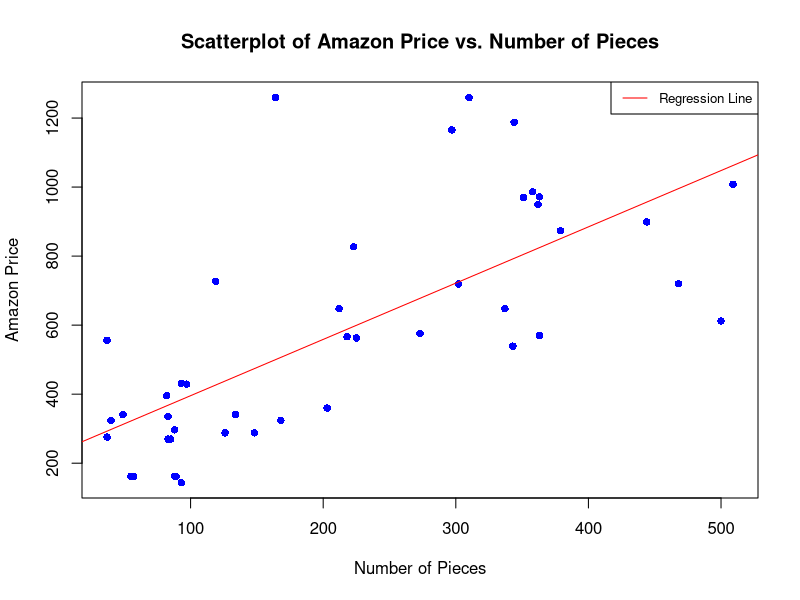

Recreate this plot in R.
########################
# Assignment 5
# Name and surname: Tiyiso Hlungwani
# Student number: u********
########################

# Import the data
lego <- read.csv("lego_sample.csv")

# Question 1

Q1 <- cor(lego$Amazon_Price, lego$Pieces)

# Question 2

model <- lm(Amazon_Price ~ Pieces, data = lego)
Q2a <- coef(model)
Q2b <- predict(model, newdata = data.frame(Pieces = 350))
Q2c <- summary(model)$r.squared * 100

# Question 3

plot(lego$Pieces, lego$Amazon_Price, main = "Scatterplot of Amazon Price vs. Number of Pieces",
     xlab = "Number of Pieces", ylab = "Amazon Price", pch = 16, col = "blue")

abline(model, col = "red")
legend("topright", legend = c("Regression Line"), col = c("red"), lty = 1, cex = 0.8)

# Question 4

Q4 <- resid(model)

# Question 5

# Fit the linear regression model
model <- lm(Amazon_Price ~ Pieces, data = lego)

# Extract the coefficient for the 'Pieces' variable
beta_pieces <- coef(model)["Pieces"]

# Calculate the standard error of the coefficient
se_beta_pieces <- summary(model)$coefficients["Pieces", "Std. Error"]

# Define the number of additional pieces (1 in this case)
additional_pieces <- 1

# Calculate the t-statistic
t_statistic <- (beta_pieces) / se_beta_pieces

# Calculate the p-value
p_value <- 2 * pt(-abs(t_statistic), df = length(lego$Pieces) - 2)

# Save the point estimate
Q5a <- beta_pieces

# Save the test statistic value
Q5b <- t_statistic




# Question 6

# Filter the dataset for "Lego Friends" theme
lego_friends <- subset(lego, Theme == "Friends")

# Fit a linear regression model for Lego Friends sets
model_friends <- lm(Amazon_Price ~ Pieces, data = lego_friends)

# Extract the slope parameter for Lego Friends sets
Q6a <- coef(model_friends)["Pieces"]

# Filter the dataset for "Lego City" theme
lego_city <- subset(lego, Theme == "City")

# Fit a linear regression model for Lego City sets
model_city <- lm(Amazon_Price ~ Pieces, data = lego_city)

# Extract the slope parameter for Lego City sets
Q6b <- coef(model_city)["Pieces"]



# Question 7

# Fit a linear regression model using the theme to explain the Amazon price
model_theme <- lm(Amazon_Price ~ Theme, data = lego)

# Save the parameter estimates
Q7a <- coef(model_theme)

# Perform an F-test to test the significance of the regression model
f_test <- summary(model_theme)$fstatistic

# Extract the p-value from the F-test
p_value <- pf(f_test[1], f_test[2], f_test[3], lower.tail = FALSE)

# Save the p-value
Q7b <- p_value


#View(lego$Theme)
